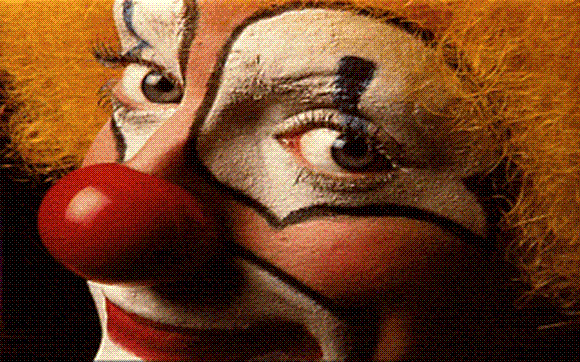
#> input picture lab4/clown.gif, 580 x 362 px
$ python zad2.py
#> lines starting #> are read from the running program, lines starting #| are printed output that depends on the picture
import matplotlib.pyplot as plt
import numpy as np
from PIL import Image

def salt_and_pepper(src: np.ndarray, proc: int) -> np.ndarray:
    procent = proc / 100
    sprandom = np.random.rand(*src.shape)

    src[sprandom < procent] = 0
    src[sprandom > 1 - procent] = 255

    return src

def show(title: str, axes: plt.Axes, src: np.ndarray) -> None:
    axes[0].set_title(title)
    axes[0].imshow(src, cmap = 'gray')

img = np.asarray(Image.open('clown.gif').convert('L'))
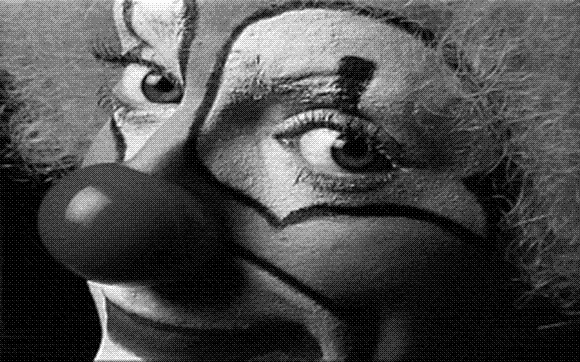
#> img: shape (362, 580); min 0, max 255, mean 75.6

figure, axes = plt.subplots(1, 2, num = 'Zadanie 2')

show('clown.gif', axes[:1], img)
show('clown.gif - szum', axes[1:2], salt_and_pepper(img, 5))
#> (the run stopped early here; a loop or call above may not have finished)
